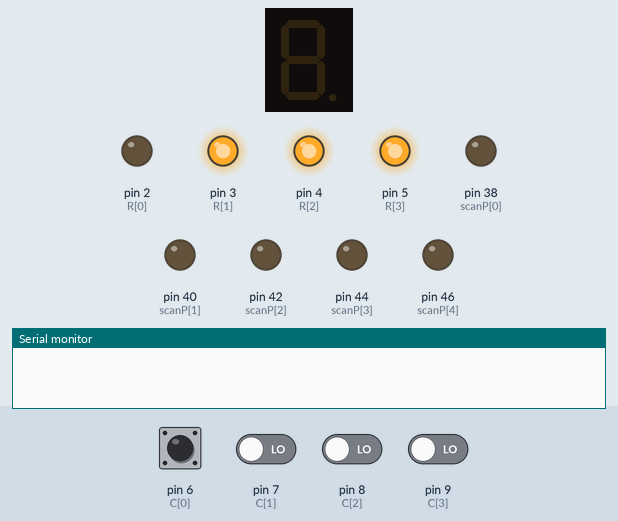
Recording of a sketch running on a simulated Arduino Mega 2560, built with avr-gcc and run on an emulated ATmega2560. Parts: 1-digit seven-segment display, output pins drawn as LEDs (lit = HIGH), the last lines printed to the serial monitor. Wiring (inferred from the names in the program): 1-digit 7-segment display, segments lit when LOW: segments pin 22, pin 24, pin 26, pin 28, pin 30, pin 32, pin 34, pin 36. The test bench sets the inputs (shaded band); at power-on: pin 6 (C[0]) HIGH, pin 7 (C[1]), pin 8 (C[2]), pin 9 (C[3]) LOW. The segment pins are drawn as the display they are named for; pins used as bus, display or sensor lines are not drawn.

Above: at 1.2 s.
1.3 s: pin 7 (C[1]) driven HIGH
At 2.0 s:
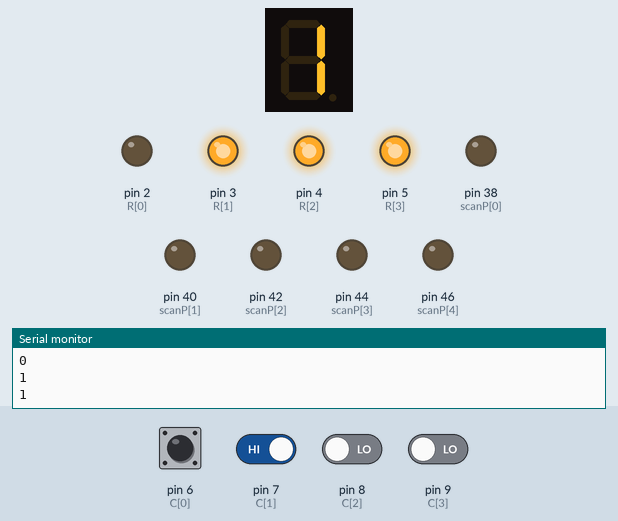
2.8 s: pin 8 (C[2]) driven HIGH
At 3.2 s:
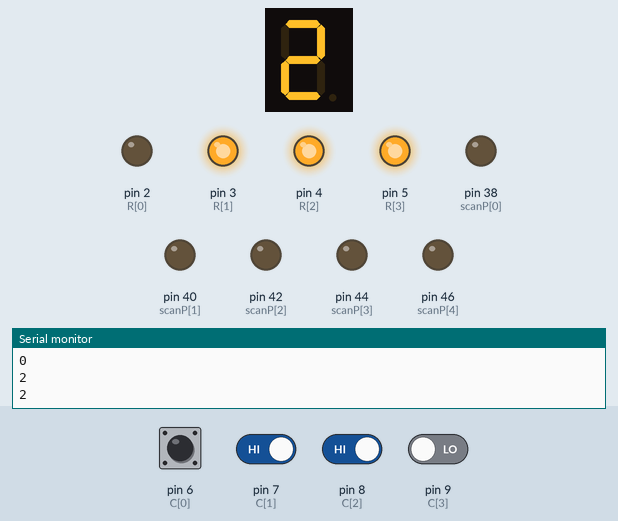
Timing chart, 0 to 5.8 s (numbered marks = the images above; inputs shaded):
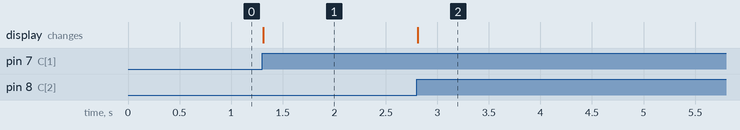

The sketch:

1.ino
```cpp
int R[4] = {2, 3, 4, 5};
int C[4] = {6, 7, 8, 9};
int scanP[5] = {38, 40, 42, 44, 46};
int seg7P[8] = {22, 24, 26, 28, 30, 32, 34, 36};
int segCode[16] = {0xC0, 0xF9, 0xA4, 0xB0, 0x99, 0x92, 0x82, 0xD8,
                   0x80, 0x98, 0X88, 0X83, 0XC6, 0XA1, 0X86, 0X8E
                  };
//01234567  89ABCDEF
int dispData[4] = {0, 0, 0, 0};
int key = 255;

void setup() {
  for (int i = 0; i < 4; i++)
  {
    pinMode(R[i], OUTPUT);
    digitalWrite(R[i], 1);
    pinMode(C[i], INPUT);
  }
  for (int i = 0; i < 8; i++)
  {
    pinMode(seg7P[i], OUTPUT);
    digitalWrite(seg7P[i], 1);
  }
  for (int i = 0; i < 5; i++)
  {
    pinMode(scanP[i], OUTPUT);
    digitalWrite(scanP[i], 0);
  }
  digitalWrite(scanP[4], 0);
  Serial.begin(9600);
}

void loop() {
  // put your main code here, to run repeatedly:
  for (int i = 0; i < 4; i++)
  {
    digitalWrite(R[i], 0);
    for (int j = 0; j < 4; j++)
    {
      int cc = digitalRead(C[j]);
      if (cc == 0)
      {
        while (cc == 0)
          cc = digitalRead(C[j]);

        key = i * 4 + j;
        Serial.println(i);
        Serial.println(j);
        Serial.println(key);
        if (key >= 0 and key < 16)
        {
          byte x = segCode[key];
          for (int k = 0; k < 8; k++)
            digitalWrite(seg7P[k], bitRead(x, k));
        }
      }
    }
    digitalWrite(R[i], 1);
  }
}
```

Measured:
- after the input at 1.3 s, the display: changes at once (image 1)
- after the input at 2.8 s, the display: changes at once (image 2)
